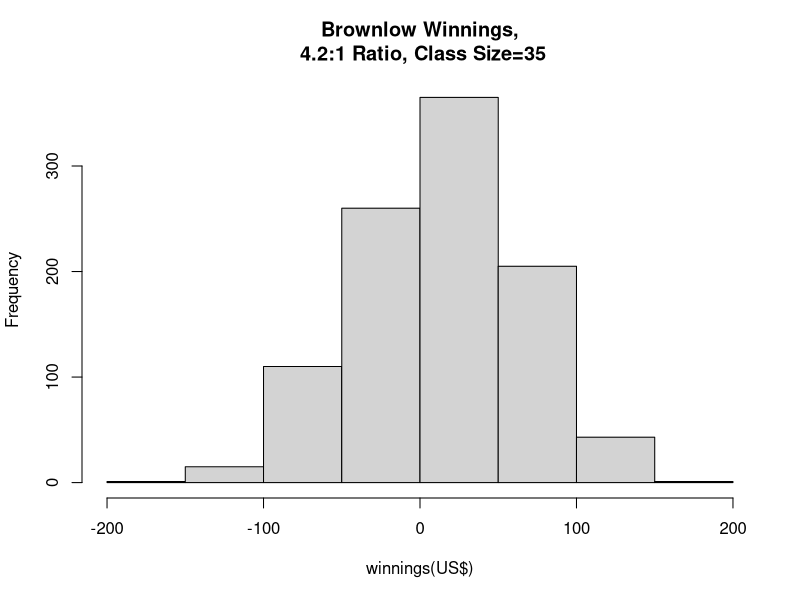

This figure's R source:
## ---- chunk 1
knitr::opts_chunk$set(echo = TRUE)
require(tidyverse)
require(tidyverse)
require(knitr)
## ---- chunk 2
birthdays=1:365
saveanswer=vector("numeric")
for(j in 1:1000){
savebank=0
for(i in 1:637){
classsample<-sample(birthdays,35,replace=TRUE)
d<-duplicated(classsample)
# If we add up d and get a number greater than zero, then we had responses with the same birthday.
if(sum(d)>0){
  savebank=savebank+1
}else{
  savebank=savebank-4.30
}
}
saveanswer[j]<-savebank
}
## ---- chunk 3
hist(saveanswer,, main="Brownlow Winnings,\n 4.2:1 Ratio, Class Size=35", xlab="winnings(US$)")
ssanswer<-sort(saveanswer)
print(ssanswer[25])
print(ssanswer[975])
